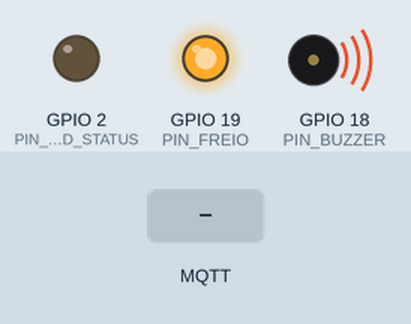
This program was run on a simulated ESP32. Parts: output pins drawn as LEDs (lit = HIGH), buzzer (waves = sounding, pin HIGH). Dashed ring = blinking. The test bench sets the inputs (shaded band). WiFi joins after 1.5 s; servers stay silent unless stated; random numbers use the default seed unless the program sets one; no MQTT or app messages arrive unless stated; what the program prints to the serial monitor is not drawn.

Above: at 0.1 s.
At 2.7 s:
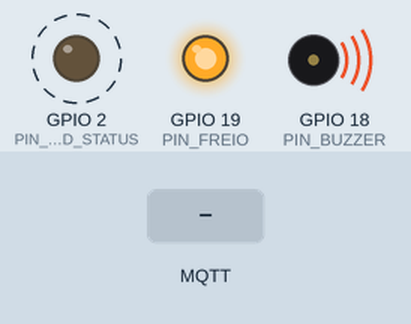
2.8 s: MQTT message "ok" arrives on the second subscribed topic
At 3.25 s:
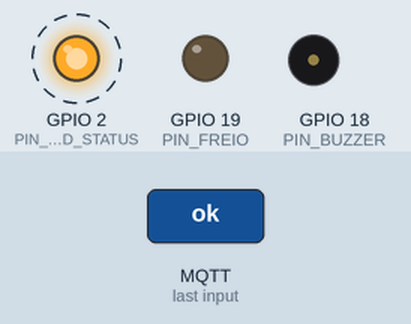
5.8 s: MQTT message "RISCO_AMARELO" arrives on the first subscribed topic
Timing chart, 0 to 14.8 s (numbered marks = the images above; inputs shaded):
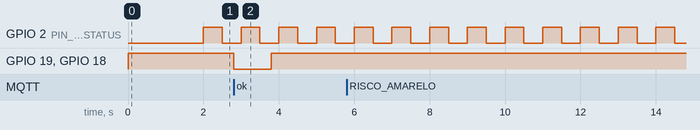

The program:

main.cpp
```cpp
#include <Arduino.h>
#include <WiFi.h>
#include "config.h"
#include "hardware_ctrl.h"
#include "network.h"
#include "mqtt_client.h"

WiFiClient espClient; // Cliente global para o MQTT usar

void setup() {
    Serial.begin(115200);

    // 1. Inicializa pinos (já entra em estado de emergência físico)
    initHardware();

    // 2. Conecta na rede
    setupWiFi();

    // 3. Configura o Broker
    setupMQTT();

    ultimo_heartbeat = millis();
}

void loop() {
    // 1. Mantém as conexões ativas
    checkWiFi();
    handleMQTT();

    // 2. Avalia o Watchdog de Segurança (Heartbeat)
    if (millis() - ultimo_heartbeat > TIMEOUT_HEARTBEAT_MS) {
        if (estado_atual != ESTADO_EMERGENCIA) {
            Serial.println("[ALERTA] Heartbeat perdido. Modo seguro ativado.");
            setModoEmergencia();
        }
    }

    // 3. Processa a máquina de estados física (Buzzer, LEDs)
    processarHardware();
}
```

hardware_ctrl.h
```cpp
#ifndef HARDWARE_CTRL_H
#define HARDWARE_CTRL_H

enum EstadoSistema {
    ESTADO_INICIALIZACAO,
    ESTADO_NORMAL,
    ESTADO_ALERTA_AMARELO,
    ESTADO_EMERGENCIA
};

extern EstadoSistema estado_atual; // Permite que outros arquivos leiam o estado

void initHardware();
void setModoEmergencia();
void setModoNormal();
void setAlertaAmarelo();
void processarHardware(); // Lógica do buzzer não-bloqueante

#endif
```

mqtt_client.h
```cpp
#ifndef MQTT_CLIENT_H
#define MQTT_CLIENT_H

#include <PubSubClient.h>

extern PubSubClient mqttClient;
extern unsigned long ultimo_heartbeat; // Variável global do temporizador

void setupMQTT();
void reconectarMQTT();
void handleMQTT();

#endif
```

network.h
```cpp
#ifndef NETWORK_H
#define NETWORK_H

void setupWiFi();
void checkWiFi();

#endif
```

hardware_ctrl.cpp
```cpp
#include <Arduino.h>
#include "hardware_ctrl.h"
#include "config.h"

EstadoSistema estado_atual = ESTADO_INICIALIZACAO;
unsigned long ultimo_bip_buzzer = 0;
bool estado_buzzer = false;

void initHardware() {
    pinMode(PIN_BUZZER, OUTPUT);
    pinMode(PIN_FREIO, OUTPUT);
    pinMode(PIN_LED_STATUS, OUTPUT);

    // Inicia travado por segurança
    setModoEmergencia();
}

void setModoEmergencia() {
    if (estado_atual != ESTADO_EMERGENCIA) {
        Serial.println("[FALHA] MODO DE EMERGÊNCIA ATIVADO!");
        digitalWrite(PIN_FREIO, HIGH);
        digitalWrite(PIN_BUZZER, HIGH); // Buzzer contínuo
        estado_atual = ESTADO_EMERGENCIA;
    }
}

void setModoNormal() {
    if (estado_atual != ESTADO_NORMAL) {
        Serial.println("[INFO] Sistema Normalizado.");
        digitalWrite(PIN_FREIO, LOW);
        digitalWrite(PIN_BUZZER, LOW);
        estado_atual = ESTADO_NORMAL;
    }
}

void setAlertaAmarelo() {
    if (estado_atual != ESTADO_ALERTA_AMARELO) {
        Serial.println("[AVISO] Risco Amarelo.");
        digitalWrite(PIN_FREIO, LOW); // Não freia, só apita
        estado_atual = ESTADO_ALERTA_AMARELO;
    }
}

void processarHardware() {
    unsigned long tempo_atual = millis();

    // Pisca o LED de status se a rede estiver ok
    digitalWrite(PIN_LED_STATUS, (tempo_atual % 1000) < 500);

    // Bip intermitente para Alerta Amarelo
    if (estado_atual == ESTADO_ALERTA_AMARELO) {
        if (tempo_atual - ultimo_bip_buzzer > 300) {
            estado_buzzer = !estado_buzzer;
            digitalWrite(PIN_BUZZER, estado_buzzer);
            ultimo_bip_buzzer = tempo_atual;
        }
    }
}
```

mqtt_client.cpp
```cpp
#include <Arduino.h>
#include <WiFi.h>
#include "mqtt_client.h"
#include "include/hardware_ctrl.h"
#include "include/config.h"

extern WiFiClient espClient; // Instanciado no main.cpp
PubSubClient mqttClient(espClient);
unsigned long ultimo_heartbeat = 0;

void mqttCallback(char* topic, byte* payload, unsigned int length) {
    String msg;
    for (unsigned int i = 0; i < length; i++) {
        msg += (char)payload[i];
    }
    String topico_recebido = String(topic);

    if (topico_recebido == TOPIC_HEARTBEAT) {
        ultimo_heartbeat = millis();
        if (estado_atual == ESTADO_EMERGENCIA && msg == "ok") {
            setModoNormal();
        }
    }
    else if (topico_recebido == TOPIC_ALERTA) {
        if (msg == "RISCO_VERMELHO") setModoEmergencia();
        else if (msg == "RISCO_AMARELO") setAlertaAmarelo();
        else if (msg == "SEGURO") setModoNormal();
    }
}

void setupMQTT() {
    mqttClient.setServer(MQTT_BROKER, MQTT_PORT);
    mqttClient.setCallback(mqttCallback);
}

void reconectarMQTT() {
    if (!mqttClient.connected()) {
        Serial.print("Reconectando MQTT...");
        String clientId = "ESP32-Atuador-" + String(random(0xffff), HEX);

        if (mqttClient.connect(clientId.c_str())) {
            Serial.println("OK");
            mqttClient.subscribe(TOPIC_ALERTA);
            mqttClient.subscribe(TOPIC_HEARTBEAT);
        } else {
            Serial.println("Falha.");
        }
    }
}

void handleMQTT() {
    if (!mqttClient.connected()) {
        reconectarMQTT();
    } else {
        mqttClient.loop();
    }
}
```

network.cpp
```cpp
#include <Arduino.h>
#include <WiFi.h>
#include "network.h"
#include "config.h"

void setupWiFi() {
    Serial.print("Conectando ao WiFi: ");
    Serial.println(WIFI_SSID);

    WiFi.begin(WIFI_SSID, WIFI_PASSWORD);

    while (WiFi.status() != WL_CONNECTED) {
        delay(500);
        Serial.print(".");
    }

    Serial.println("\nWiFi Conectado!");
    Serial.print("IP: ");
    Serial.println(WiFi.localIP());
}

void checkWiFi() {
    if (WiFi.status() != WL_CONNECTED) {
        Serial.println("WiFi desconectado! Tentando reconectar...");
        WiFi.disconnect();
        WiFi.begin(WIFI_SSID, WIFI_PASSWORD);
    }
}
```

config.h
```cpp
#ifndef CONFIG_H
#define CONFIG_H

// --- Credenciais de Rede Wi-Fi ---
const char* WIFI_SSID = "SUA_REDE_WIFI";
const char* WIFI_PASSWORD = "SUA_SENHA_WIFI";

// --- Configurações MQTT ---
const char* MQTT_BROKER = "192.168.1.100"; // IP da máquina rodando o Servidor Python
const int MQTT_PORT = 1883;

// --- Tópicos MQTT ---
const char* TOPIC_ALERTA = "logistica/alerta";
const char* TOPIC_HEARTBEAT = "logistica/heartbeat";

// --- Mapeamento de Hardware (GPIOs) ---
const int PIN_BUZZER = 18;      // Alerta sonoro para o operador
const int PIN_FREIO = 19;       // Relé de corte de aceleração/frenagem
const int PIN_LED_STATUS = 2;   // LED onboard da ESP32 (Status de Rede)

// --- Parâmetros de Segurança ---
const unsigned long TIMEOUT_HEARTBEAT_MS = 1000; // 1 segundo sem rede = falha crítica

#endif
```

Measured:
- after the input at 2.8 s, GPIO 19 (PIN_FREIO), GPIO 18 (PIN_BUZZER): HIGH → LOW at once, → HIGH 1.0 s later
- by itself, GPIO 2 (PIN_LED_STATUS): alternates HIGH for 0.50 s and LOW for 0.50 s
